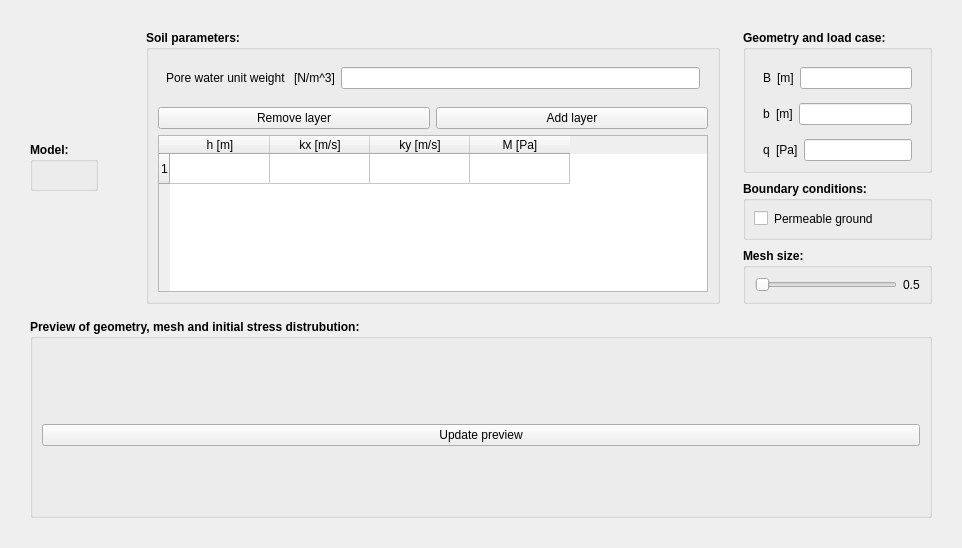
      <widget class="QWidget" name="tab">
       <attribute name="title">
        <string>Model</string>
       </attribute>
       <layout class="QVBoxLayout" name="verticalLayout" stretch="1,4">
        <property name="spacing">
         <number>15</number>
        </property>
        <property name="leftMargin">
         <number>30</number>
        </property>
        <property name="topMargin">
         <number>30</number>
        </property>
        <property name="rightMargin">
         <number>30</number>
        </property>
        <property name="bottomMargin">
         <number>30</number>
        </property>
        <item>
         <layout class="QHBoxLayout" name="rad1" stretch="1,1,2,0">
          <property name="spacing">
           <number>8</number>
          </property>
          <property name="sizeConstraint">
           <enum>QLayout::SetDefaultConstraint</enum>
          </property>
          <property name="leftMargin">
           <number>0</number>
          </property>
          <property name="topMargin">
           <number>0</number>
          </property>
          <property name="rightMargin">
           <number>0</number>
          </property>
          <property name="bottomMargin">
           <number>0</number>
          </property>
          <item>
           <widget class="QGroupBox" name="rad1kolumn1">
            <property name="sizePolicy">
             <sizepolicy hsizetype="Fixed" vsizetype="Fixed">
              <horstretch>0</horstretch>
              <verstretch>0</verstretch>
             </sizepolicy>
            </property>
            <property name="font">
             <font>
              <weight>75</weight>
              <bold>true</bold>
             </font>
            </property>
            <property name="title">
             <string>Model:</string>
            </property>
            <layout class="QVBoxLayout" name="verticalLayout_6">
             <property name="spacing">
              <number>6</number>
             </property>
             <property name="leftMargin">
              <number>13</number>
             </property>
             <property name="topMargin">
              <number>6</number>
             </property>
             <property name="rightMargin">
              <number>6</number>
             </property>
             <property name="bottomMargin">
              <number>6</number>
             </property>
             <item>
              <widget class="QLabel" name="modellfigur">
               <property name="sizePolicy">
                <sizepolicy hsizetype="Expanding" vsizetype="Expanding">
                 <horstretch>1</horstretch>
                 <verstretch>1</verstretch>
                </sizepolicy>
               </property>
               <property name="maximumSize">
                <size>
                 <width>16777214</width>
                 <height>16777215</height>
                </size>
               </property>
               <property name="frameShape">
                <enum>QFrame::NoFrame</enum>
               </property>
               <property name="midLineWidth">
                <number>5</number>
               </property>
               <property name="text">
                <string/>
               </property>
               <property name="pixmap">
                <pixmap>../../../../Downloads/frklfig(6).svg</pixmap>
               </property>
               <property name="scaledContents">
                <bool>false</bool>
               </property>
               <property name="margin">
                <number>0</number>
               </property>
              </widget>
             </item>
            </layout>
           </widget>
          </item>
          <item>
           <spacer name="horizontalSpacer_2">
            <property name="orientation">
             <enum>Qt::Horizontal</enum>
            </property>
            <property name="sizeHint" stdset="0">
             <size>
              <width>40</width>
              <height>20</height>
             </size>
            </property>
           </spacer>
          </item>
          <item>
           <widget class="QGroupBox" name="groupBox_7">
            <property name="font">
             <font>
              <weight>75</weight>
              <bold>true</bold>
             </font>
            </property>
            <property name="title">
             <string>Soil parameters:</string>
            </property>
            <layout class="QVBoxLayout" name="verticalLayout_10">
             <item>
              <layout class="QGridLayout" name="gridLayout">
               <property name="leftMargin">
                <number>8</number>
               </property>
               <property name="topMargin">
                <number>8</number>
               </property>
               <property name="rightMargin">
                <number>8</number>
               </property>
               <property name="bottomMargin">
                <number>8</number>
               </property>
               <item row="0" column="1">
                <widget class="QLabel" name="label_23">
                 <property name="font">
                  <font>
                   <weight>50</weight>
                   <bold>false</bold>
                  </font>
                 </property>
                 <property name="text">
                  <string>[N/m^3]</string>
                 </property>
                </widget>
               </item>
               <item row="0" column="0">
                <widget class="QLabel" name="gammaLabel">
                 <property name="font">
                  <font>
                   <weight>50</weight>
                   <bold>false</bold>
                  </font>
                 </property>
                 <property name="text">
                  <string>Pore water unit weight </string>
                 </property>
                </widget>
               </item>
               <item row="0" column="2">
                <widget class="QLineEdit" name="gammaEdit">
                 <property name="font">
                  <font>
                   <weight>50</weight>
                   <bold>false</bold>
                  </font>
                 </property>
                </widget>
               </item>
              </layout>
             </item>
             <item>
              <spacer name="verticalSpacer">
               <property name="orientation">
                <enum>Qt::Vertical</enum>
               </property>
               <property name="sizeHint" stdset="0">
                <size>
                 <width>20</width>
                 <height>40</height>
                </size>
               </property>
              </spacer>
             </item>
             <item>
              <layout class="QHBoxLayout" name="horizontalLayout_8">
               <item>
                <widget class="QPushButton" name="removeLayer">
                 <property name="font">
                  <font>
                   <weight>50</weight>
                   <bold>false</bold>
                  </font>
                 </property>
                 <property name="text">
                  <string>Remove layer</string>
                 </property>
                </widget>
               </item>
               <item>
                <widget class="QPushButton" name="addLayer">
                 <property name="font">
                  <font>
                   <weight>50</weight>
                   <bold>false</bold>
                  </font>
                 </property>
                 <property name="text">
                  <string>Add layer</string>
                 </property>
                </widget>
               </item>
              </layout>
             </item>
             <item>
              <widget class="QTableWidget" name="tableLayer">
               <property name="sizePolicy">
                <sizepolicy hsizetype="Expanding" vsizetype="MinimumExpanding">
                 <horstretch>0</horstretch>
                 <verstretch>0</verstretch>
                </sizepolicy>
               </property>
               <property name="minimumSize">
                <size>
                 <width>550</width>
                 <height>100</height>
                </size>
               </property>
               <property name="font">
                <font>
                 <weight>50</weight>
                 <bold>false</bold>
                </font>
               </property>
               <row>
                <property name="text">
                 <string>1</string>
                </property>
               </row>
               <column>
                <property name="text">
                 <string>h [m]</string>
                </property>
               </column>
               <column>
                <property name="text">
                 <string>kx [m/s]</string>
                </property>
               </column>
               <column>
                <property name="text">
                 <string>ky [m/s]</string>
                </property>
               </column>
               <column>
                <property name="text">
                 <string>M [Pa]</string>
                </property>
               </column>
              </widget>
             </item>
            </layout>
           </widget>
          </item>
          <item>
           <layout class="QVBoxLayout" name="rad1kolumn3" stretch="0,0,0,0,0">
            <property name="leftMargin">
             <number>15</number>
            </property>
            <property name="topMargin">
             <number>0</number>
            </property>
            <property name="rightMargin">
             <number>0</number>
            </property>
            <property name="bottomMargin">
             <number>0</number>
            </property>
            <item>
             <widget class="QGroupBox" name="groupBox_9">
              <property name="font">
               <font>
                <weight>75</weight>
                <bold>true</bold>
               </font>
              </property>
              <property name="title">
               <string>Geometry and load case:</string>
              </property>
              <layout class="QVBoxLayout" name="verticalLayout_12">
               <item>
                <layout class="QHBoxLayout" name="horizontalLayout_9">
                 <property name="leftMargin">
                  <number>8</number>
                 </property>
                 <property name="topMargin">
                  <number>8</number>
                 </property>
                 <property name="rightMargin">
                  <number>8</number>
                 </property>
                 <property name="bottomMargin">
                  <number>0</number>
                 </property>
                 <item>
                  <widget class="QLabel" name="label_2">
                   <property name="font">
                    <font>
                     <weight>50</weight>
                     <bold>false</bold>
                    </font>
                   </property>
                   <property name="text">
                    <string>B</string>
                   </property>
                  </widget>
                 </item>
                 <item>
                  <widget class="QLabel" name="label_17">
                   <property name="font">
                    <font>
                     <weight>50</weight>
                     <bold>false</bold>
                    </font>
                   </property>
                   <property name="text">
                    <string>[m]</string>
                   </property>
                  </widget>
                 </item>
                 <item>
                  <widget class="QLineEdit" name="BEdit">
                   <property name="font">
                    <font>
                     <weight>50</weight>
                     <bold>false</bold>
                    </font>
                   </property>
                  </widget>
                 </item>
                </layout>
               </item>
               <item>
                <layout class="QHBoxLayout" name="horizontalLayout_7">
                 <property name="leftMargin">
                  <number>8</number>
                 </property>
                 <property name="topMargin">
                  <number>8</number>
                 </property>
                 <property name="rightMargin">
                  <number>8</number>
                 </property>
                 <property name="bottomMargin">
                  <number>0</number>
                 </property>
                 <item>
                  <widget class="QLabel" name="label">
                   <property name="font">
                    <font>
                     <weight>50</weight>
                     <bold>false</bold>
                    </font>
                   </property>
                   <property name="text">
                    <string>b</string>
                   </property>
                  </widget>
                 </item>
                 <item>
                  <widget class="QLabel" name="label_6">
                   <property name="font">
                    <font>
                     <weight>50</weight>
                     <bold>false</bold>
                     <stylestrategy>PreferAntialias</stylestrategy>
                    </font>
                   </property>
                   <property name="text">
                    <string>[m]</string>
                   </property>
                  </widget>
                 </item>
                 <item>
                  <widget class="QLineEdit" name="bEdit">
                   <property name="font">
                    <font>
                     <weight>50</weight>
                     <bold>false</bold>
                    </font>
                   </property>
                  </widget>
                 </item>
                </layout>
               </item>
               <item>
                <layout class="QHBoxLayout" name="horizontalLayout_10">
                 <property name="leftMargin">
                  <number>8</number>
                 </property>
                 <property name="topMargin">
                  <number>8</number>
                 </property>
                 <property name="rightMargin">
                  <number>8</number>
                 </property>
                 <property name="bottomMargin">
                  <number>0</number>
                 </property>
                 <item>
                  <widget class="QLabel" name="label_11">
                   <property name="font">
                    <font>
                     <weight>50</weight>
                     <bold>false</bold>
                    </font>
                   </property>
                   <property name="text">
                    <string>q</string>
                   </property>
                  </widget>
                 </item>
                 <item>
                  <widget class="QLabel" name="label_33">
                   <property name="font">
                    <font>
                     <weight>50</weight>
                     <bold>false</bold>
                    </font>
                   </property>
                   <property name="text">
                    <string>[Pa]</string>
                   </property>
                  </widget>
                 </item>
                 <item>
                  <widget class="QLineEdit" name="qEdit">
                   <property name="font">
                    <font>
                     <weight>50</weight>
                     <bold>false</bold>
                    </font>
                   </property>
                  </widget>
                 </item>
                </layout>
               </item>
               <item>
                <spacer name="verticalSpacer_2">
                 <property name="orientation">
                  <enum>Qt::Vertical</enum>
                 </property>
                 <property name="sizeHint" stdset="0">
                  <size>
                   <width>20</width>
                   <height>40</height>
                  </size>
                 </property>
                </spacer>
               </item>
              </layout>
             </widget>
            </item>
            <item>
             <spacer name="verticalSpacer_4">
              <property name="orientation">
               <enum>Qt::Vertical</enum>
              </property>
              <property name="sizeHint" stdset="0">
               <size>
                <width>20</width>
                <height>40</height>
               </size>
              </property>
             </spacer>
            </item>
            <item>
             <widget class="QGroupBox" name="groupBox_8">
              <property name="font">
               <font>
                <weight>75</weight>
                <bold>true</bold>
               </font>
              </property>
              <property name="title">
               <string>Boundary conditions:</string>
              </property>
              <layout class="QVBoxLayout" name="verticalLayout_9">
               <property name="leftMargin">
                <number>0</number>
               </property>
               <property name="topMargin">
                <number>0</number>
               </property>
               <property name="rightMargin">
                <number>0</number>
               </property>
               <property name="bottomMargin">
                <number>0</number>
               </property>
               <item>
                <layout class="QHBoxLayout" name="horizontalLayout_6">
                 <property name="leftMargin">
                  <number>8</number>
                 </property>
                 <property name="topMargin">
                  <number>8</number>
                 </property>
                 <property name="rightMargin">
                  <number>8</number>
                 </property>
                 <property name="bottomMargin">
                  <number>8</number>
                 </property>
                 <item>
                  <widget class="QCheckBox" name="checkBox">
                   <property name="text">
                    <string/>
                   </property>
                  </widget>
                 </item>
                 <item>
                  <widget class="QLabel" name="label_19">
                   <property name="font">
                    <font>
                     <weight>50</weight>
                     <bold>false</bold>
                    </font>
                   </property>
                   <property name="text">
                    <string>Permeable ground</string>
                   </property>
                  </widget>
                 </item>
                 <item>
                  <spacer name="horizontalSpacer_7">
                   <property name="orientation">
                    <enum>Qt::Horizontal</enum>
                   </property>
                   <property name="sizeHint" stdset="0">
                    <size>
                     <width>40</width>
                     <height>20</height>
                    </size>
                   </property>
                  </spacer>
                 </item>
                </layout>
               </item>
              </layout>
             </widget>
            </item>
            <item>
             <spacer name="verticalSpacer_5">
              <property name="orientation">
               <enum>Qt::Vertical</enum>
              </property>
              <property name="sizeHint" stdset="0">
               <size>
                <width>20</width>
                <height>40</height>
               </size>
              </property>
             </spacer>
            </item>
            <item>
             <widget class="QGroupBox" name="groupBox_5">
              <property name="font">
               <font>
                <weight>75</weight>
                <bold>true</bold>
               </font>
              </property>
              <property name="title">
               <string>Mesh size:</string>
              </property>
              <layout class="QHBoxLayout" name="horizontalLayout_2">
               <item>
                <widget class="QSlider" name="meshSlider">
                 <property name="orientation">
                  <enum>Qt::Horizontal</enum>
                 </property>
                </widget>
               </item>
               <item>
                <widget class="QLabel" name="meshLabel">
                 <property name="font">
                  <font>
                   <weight>50</weight>
                   <bold>false</bold>
                  </font>
                 </property>
                 <property name="text">
                  <string>0.5</string>
                 </property>
                </widget>
               </item>
              </layout>
             </widget>
            </item>
           </layout>
          </item>
         </layout>
        </item>
        <item>
         <widget class="QGroupBox" name="rad2">
          <property name="font">
           <font>
            <weight>75</weight>
            <bold>true</bold>
           </font>
          </property>
          <property name="title">
           <string>Preview of geometry, mesh and initial stress distrubution:</string>
          </property>
          <layout class="QVBoxLayout" name="verticalLayout_5">
           <item>
            <layout class="QHBoxLayout" name="middleLayout">
             <property name="sizeConstraint">
              <enum>QLayout::SetMinimumSize</enum>
             </property>
             <property name="leftMargin">
              <number>8</number>
             </property>
             <property name="topMargin">
              <number>8</number>
             </property>
             <property name="rightMargin">
              <number>8</number>
             </property>
             <property name="bottomMargin">
              <number>8</number>
             </property>
            </layout>
           </item>
           <item>
            <widget class="QPushButton" name="updateButton">
             <property name="font">
              <font>
               <weight>50</weight>
               <bold>false</bold>
              </font>
             </property>
             <property name="text">
              <string>Update preview</string>
             </property>
            </widget>
           </item>
          </layout>
         </widget>
        </item>
       </layout>
      </widget>
